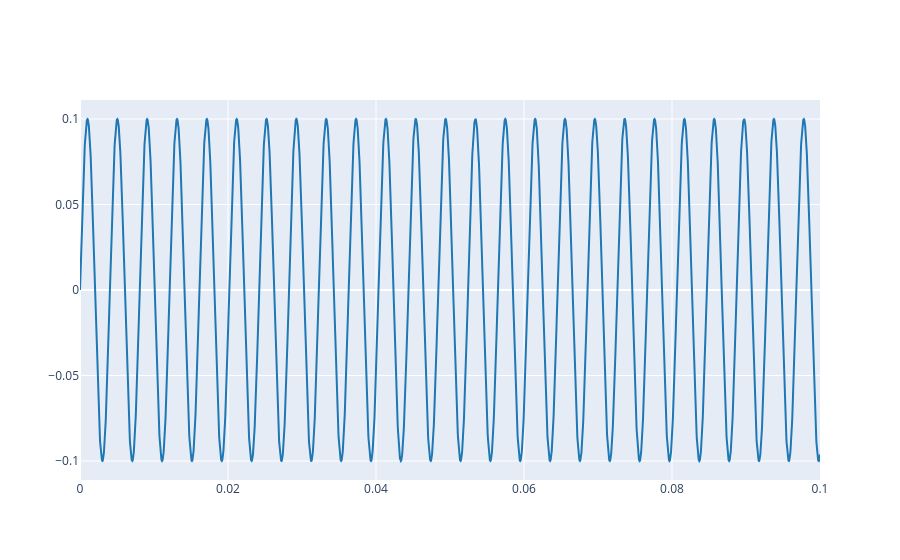

The code cell stored with this chart in its notebook:
### Markdown cell above
2.1. Define a complex exponential with the same parameters that those from Lab 1 (Ex 3.1) and plot the real part.

### Code cell
A = 0.1
f0 = 248
fs = 44100
phi = 3 * np.pi/2
t = np.arange(0, .1, 1.0/fs)
x = A * np.exp(1j*(2*f0*np.pi*t + phi))

plot_signals([np.real(x)], fs, name=['real part'])

### Figure 1 — Plotly figure (JSON) as saved in the notebook; plotly's stock layout.template omitted (floating-point values rounded to 4 significant figures; data arrays with more than 128 entries replaced by an {"elided": "..."} marker saying what was removed)
{"data": [{"line": {"color": "#1f77b4", "shape": "linear"}, "mode": "lines", "name": "real part", "type": "scatter", "x": {"elided": "4410 float values"}, "y": {"elided": "4410 float values"}}], "layout": {}}
